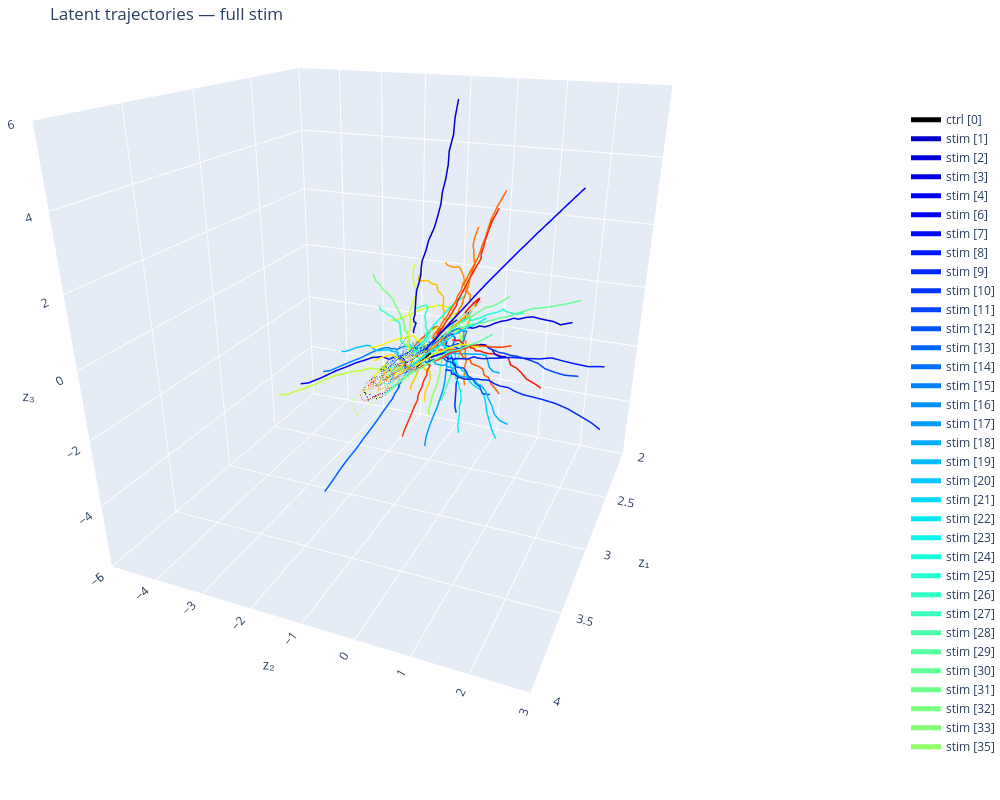

Here is the notebook cell this chart was saved with:
### Code cell
# All sessions, post-stim only
fig = plot_latent_phase_portrait_sessions(
    z_by_session=z_by_session,
    centers_ms_by_session=centers_ms_by_session,
    control_indices=CONTROL_INDICES,
    alpha_trials=0.05,
    plot_sessions=None,  # or e.g. [0, 1, 2, 5]
    pre_trim_bins=0,
    post_trim_bins=0,
    epoch="full",        # "full", "pre", or "post"
    show_pre_post=True,
    show_trials=False,
    show_markers=False,
    x_range=[2, 4],
    y_range=[-5, 3],
    z_range=[-6, 6],
)
fig.update_layout(scene_camera=dict(eye=dict(x=1.75, y=0.75, z=0.75), center=dict(x=0, y=0, z=-0.2)))
fig.show()
